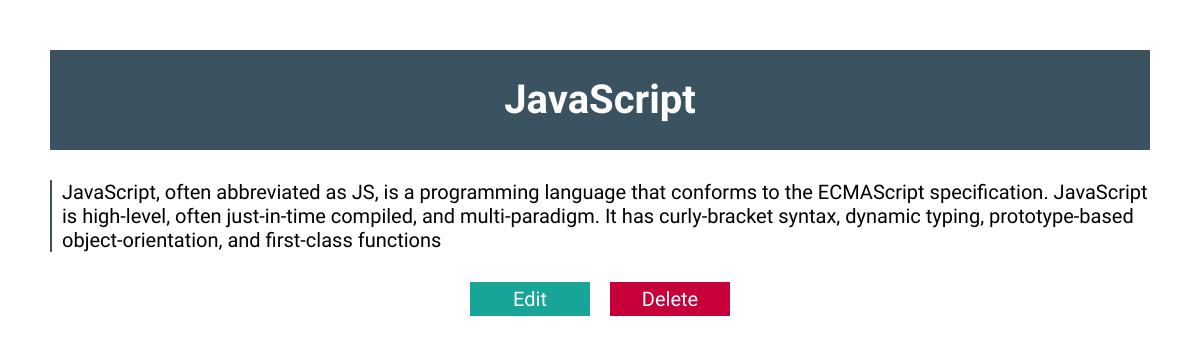
/php-mysql-blog/view.php?id=32, run on the app's committed database.
### tables this page shows
CREATE TABLE `data` (
  `Id` int(11) NOT NULL,
  `title` varchar(255) NOT NULL,
  `content` longtext NOT NULL
);

### php-mysql-blog/logic.php (called while the page is built, shortened)
<?php
    $connection = mysqli_connect("localhost","root","","advancedBlog");
    if(isset($_REQUEST['id'])) {
        $id = $_REQUEST['id'];
        $sql = "SELECT * FROM data WHERE id = $id";
        $query = mysqli_query($connection, $sql);
    }
?>

### php-mysql-blog/view.php (the view, shortened to what this page needs)
<?php
    include "logic.php"
?>
<!DOCTYPE html>
<html lang="en">
<head>
    <link rel="stylesheet" href="style.css">
</head>
<body>
    <div class="container">
        <?php foreach($query as $q) {?>
            <div class="view">
                <h1 class="title_edit"><?php echo $q['title']; ?></h1>
            </div>
            <p class="content_edit"><?php echo $q['content']; ?></p>
            <div class="edit">
                <a class="edit_edit" href="edit.php?id=<?php echo $q['Id']; ?>">Edit</a>
                <form method="POST">
                    <button class="delete_edit" name="delete">Delete</button>
                </form>
            </div>
        <?php }?>
    </div>
</body>
</html>

### php-mysql-blog/style.css (style rules this page uses)
* { margin: 0; padding: 0; box-sizing: border-box; }
:root { --color-dark: #3b5360; }
html { font-size: 62.5%; }
body { font-family: 'Hind', sans-serif; background-color: white; }
a { text-decoration: none; }
.container { display: flex; justify-content: center; align-items: center; flex-wrap: nowrap; flex-direction: column; }
.title_edit { font-size: 4rem; text-align: center; margin-top: 5rem; background-color: var(--color-dark); color: white; line-height: 10rem; width: 110rem; }
.content_edit { width: 110rem; margin-top: 3rem; border-left: 2px solid var(--color-dark); font-size: 2rem; padding-left: 1rem; }
.edit { display: flex; }
.edit_edit { font-size: 2rem; display: inline-block; margin-top: auto; width: 12rem; color: white; background-color: #16a596; text-align: center; margin-right: 2rem; padding: .5rem; }
.delete_edit { font-family: inherit; color: white; background-color: #c70039; width: 12rem; cursor: pointer; font-size: 2rem; margin-top: 3rem; border: none; padding: .5rem; }

### data on the page
data: title "JavaScript", content "JavaScript, often abbreviated as JS, is a programming language that conforms to the ECMAScript specification. JavaScript is high-level, often just-in-time compiled, and multi-paradigm. It has curly-bracket syntax, dynamic typing, prototype-based object-orientation, and first-class functions"
